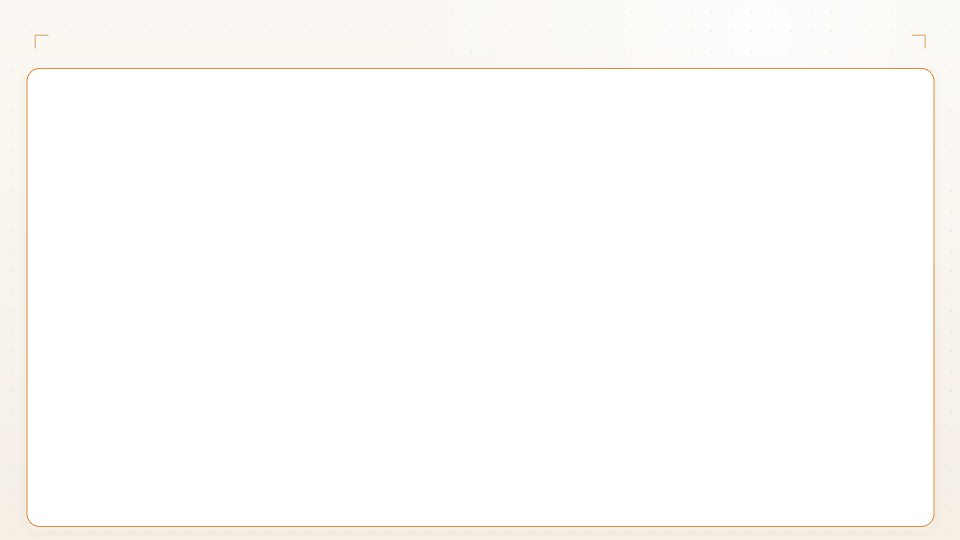
#> input picture media_bg2/image1.png, 1920 x 1080 px (shown at 1/2 size)
$ python -i restyle2.py   (imports and definitions only)
#> lines starting #> are read from the running program, lines starting #| are printed output that depends on the picture
# -*- coding: utf-8 -*-
"""第二份 PPT 的收尾：换背景、把模板的蓝青系整体改成石墨+琥珀、封面文字改白。"""
import colorsys
import os
import re
import shutil
import sys, io
import zipfile

sys.stdout = io.TextIOWrapper(sys.stdout.buffer, encoding='utf-8', errors='replace')

import numpy as np
from PIL import Image
from pptx import Presentation
from pptx.dml.color import RGBColor
from pptx.util import Emu

DECK = "职业生涯规划-电气工程及其自动化-工业自动化方向.pptx"
BG_DIR = "media_bg2"
TMP = "_bg2_tmp.pptx"

# [1 line that did not run here, left out]
# [1 line that did not run here, left out]
# [1 line that did not run here, left out]
# [1 line that did not run here, left out]

TARGET_HUE = 32 / 360.0
HUE_LO, HUE_HI = 172 / 360.0, 268 / 360.0


# ---------------------------------------------------------------- 颜色映射
# [13 lines left out: function remap_hex, not called in this run]


HEX_RE = re.compile(r'(val|lastClr)="([0-9A-Fa-f]{6})"')
changed = 0


# [65 lines left out: functions remap_xml, recolour_hue, not called in this run]


# ---------------------------------------------------------------- 打包
bg_bytes = {}
# [5 lines not run here, left out]

# 需要统一色调的位图：卡通插画两个人像、广西地图
def warm_grade(src_path, out_path, desat=0.45, gain=(1.10, 1.0, 0.84)):
#> called with src_path = 'media_bg2/image1.png', out_path = 'out.png', desat = 0.45, gain = (1.1, 1, 0.84)
    im = Image.open(src_path).convert("RGB")
#> im is the input picture: PIL image 1920x1080 RGB; mean R, G, B 253.8, 252.6, 251.2
    r, g, b = im.split()
    r = r.point(lambda v: min(255, int(v * gain[0])))
    g = g.point(lambda v: min(255, int(v * gain[1])))
    b = b.point(lambda v: min(255, int(v * gain[2])))
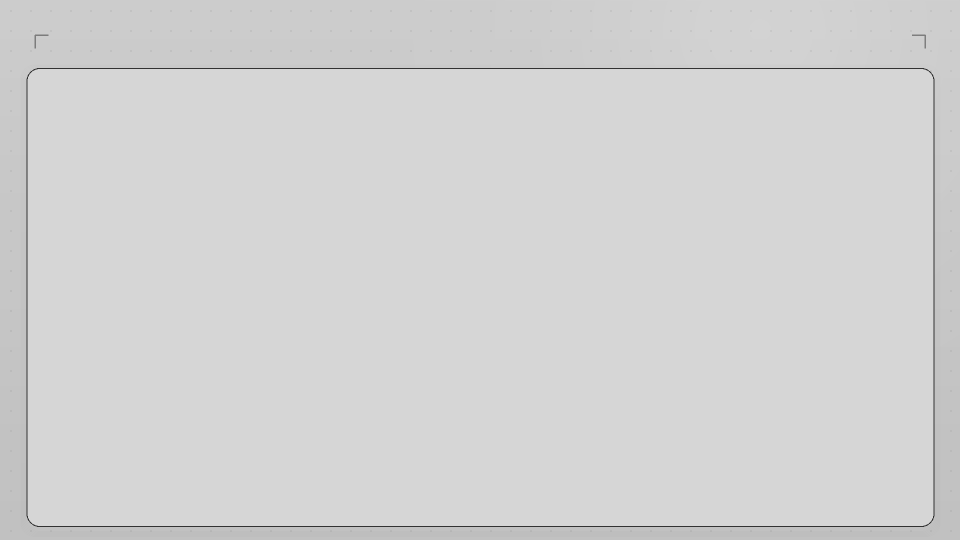
#> b: PIL image 1920x1080 L (shown at 1/2 size); min 50, max 214, mean 210.7
    out = Image.merge("RGB", (r, g, b))
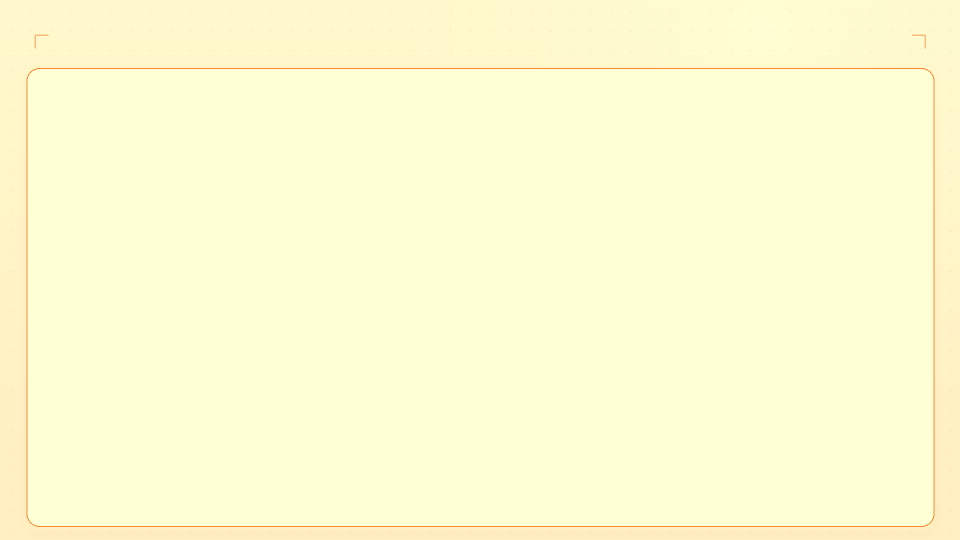
#> out: PIL image 1920x1080 RGB (shown at 1/2 size); mean R, G, B 255, 252.6, 210.7
    from PIL import ImageEnhance
    out = ImageEnhance.Color(out).enhance(1 - desat)
    out.save(out_path, "PNG", optimize=True)
    return out.size


# [3 lines not run here, left out]

tint_src = ("image5.png", "image6.png", "image14.png")
tint_out = {}
# [19 lines not run here, left out]

# [1 line that did not run here, left out]
zout = zipfile.ZipFile(TMP, "w", zipfile.ZIP_DEFLATED)
n_bg = n_tint = n_xml = 0
# [24 lines not run here, left out]


# ---------------------------------------------------------------- 文字配色
# [14 lines left out: functions walk, paint, not called in this run]


# [1 line that did not run here, left out]

# [25 lines not run here, left out]

>>> result = warm_grade('media_bg2/image1.png', 'out.png')
#> result = (1920, 1080)

$ run again, on media_bg3/image2.png
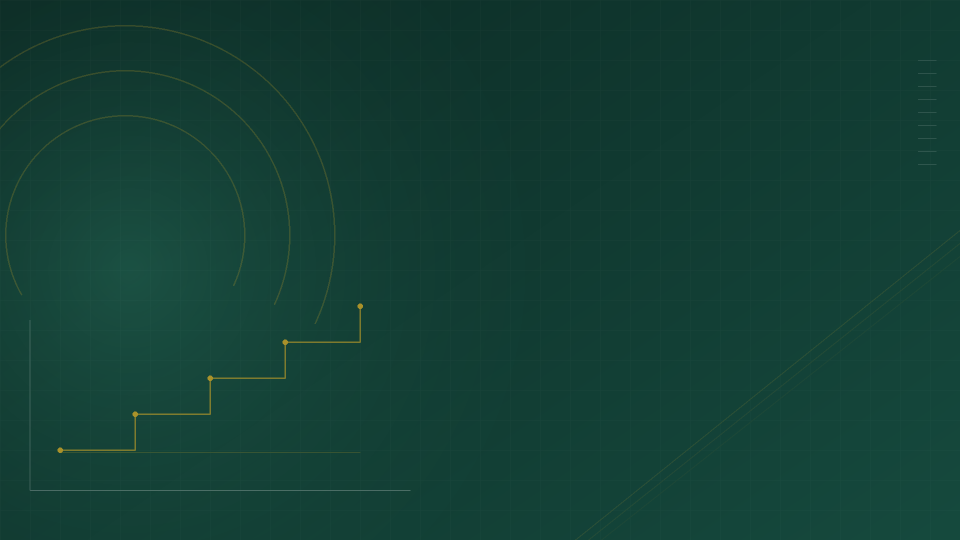
#> input picture media_bg3/image2.png, 1920 x 1080 px (shown at 1/2 size)
#> in warm_grade, im is the input picture: PIL image 1920x1080 RGB; mean R, G, B 19.2, 62.8, 52.6
#> in warm_grade, `r, g, b = im.split()`:
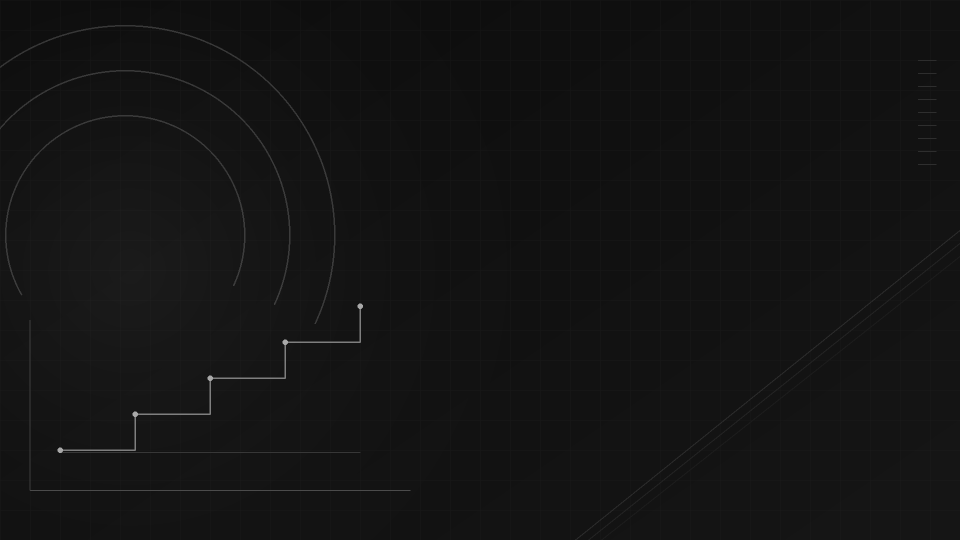
#> r: PIL image 1920x1080 L (shown at 1/2 size); min 14, max 169, mean 19.2
#> in warm_grade, `b = b.point(lambda v: min(255, int(v * gain[2])))`:
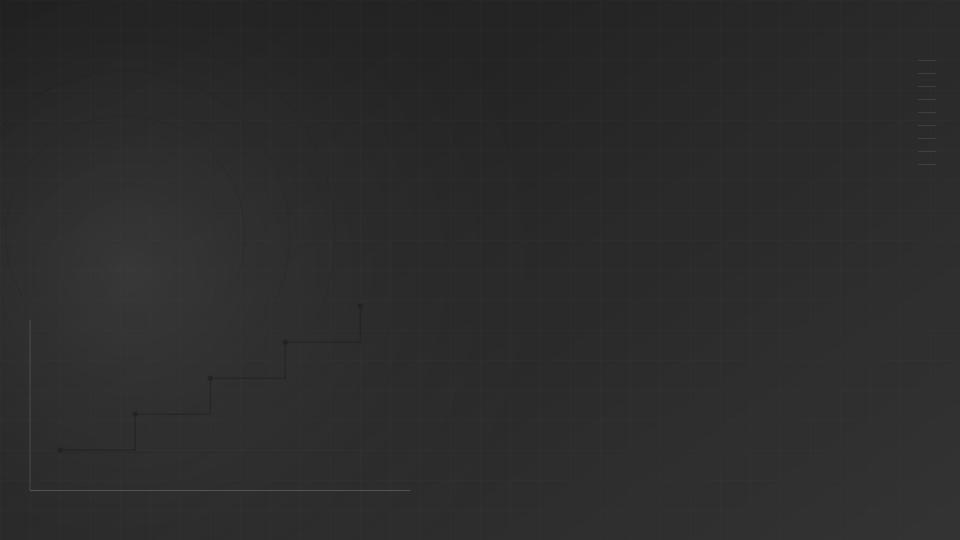
#> b: PIL image 1920x1080 L (shown at 1/2 size); min 32, max 85, mean 43.7
